Frame 1 (no input): blank canvas, image omitted
Frame 60 (the mouse pressed at the canvas centre just before this capture): blank canvas, image omitted
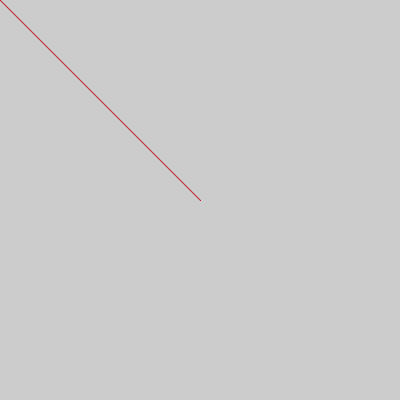
Frame 120 (the mouse held since frame 60 and released just before this capture)

The Processing sketch whose frames 1 and 60 were blank and that drew this single picture after the mouse press (run headless with seeded random() and noise(); from frame 60 on, the mouse is pressed at the canvas centre):

// Processing sketch: test_incremental
// ── test_incremental.pde
void setup() {
  size(400, 400);
}

void draw() {
  stroke(#C02030);
  strokeWeight(1.0);
  line(pmouseX, pmouseY, mouseX, mouseY);
}

void keyPressed() {
  if (key == RETURN || key == ENTER) {
    background(187, 187, 187);
    println("RETURN!");
  }
  println("keyPressed, key:", key, "keyCode:", keyCode);
  println("RETURN:", RETURN);
}
